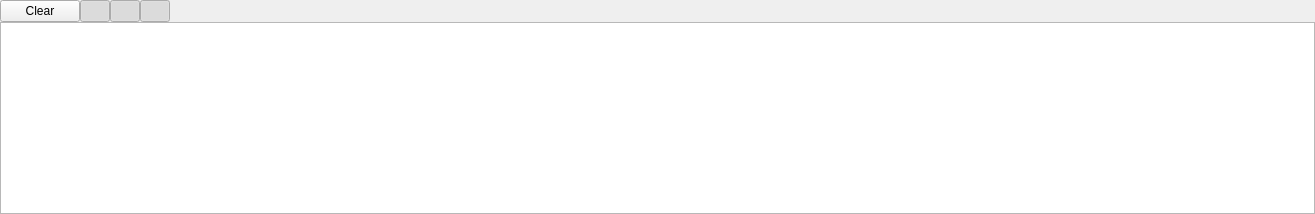
              <widget class="QWidget" name="tabConsole">
               <property name="minimumSize">
                <size>
                 <width>0</width>
                 <height>0</height>
                </size>
               </property>
               <attribute name="title">
                <string>Console</string>
               </attribute>
               <layout class="QHBoxLayout" name="horizontalLayout_6">
                <property name="spacing">
                 <number>0</number>
                </property>
                <property name="leftMargin">
                 <number>0</number>
                </property>
                <property name="topMargin">
                 <number>0</number>
                </property>
                <property name="rightMargin">
                 <number>0</number>
                </property>
                <property name="bottomMargin">
                 <number>0</number>
                </property>
                <item>
                 <layout class="QGridLayout" name="gridLayout_2">
                  <property name="rightMargin">
                   <number>0</number>
                  </property>
                  <property name="spacing">
                   <number>0</number>
                  </property>
                  <item row="1" column="0">
                   <layout class="QVBoxLayout" name="tabConsoleLayoutConsole">
                    <property name="spacing">
                     <number>0</number>
                    </property>
                    <item>
                     <widget class="DirectusConsole" name="directusConsole">
                      <property name="frameShape">
                       <enum>QFrame::StyledPanel</enum>
                      </property>
                      <property name="frameShadow">
                       <enum>QFrame::Sunken</enum>
                      </property>
                      <property name="autoFormatting">
                       <set>QTextEdit::AutoNone</set>
                      </property>
                      <property name="tabChangesFocus">
                       <bool>false</bool>
                      </property>
                      <property name="readOnly">
                       <bool>true</bool>
                      </property>
                     </widget>
                    </item>
                   </layout>
                  </item>
                  <item row="0" column="0">
                   <layout class="QVBoxLayout" name="tabConsoleLayoutToolbar">
                    <property name="spacing">
                     <number>0</number>
                    </property>
                    <item>
                     <widget class="QWidget" name="tabConsoleToolbar" native="true">
                      <layout class="QHBoxLayout" name="horizontalLayout_5">
                       <property name="spacing">
                        <number>0</number>
                       </property>
                       <property name="leftMargin">
                        <number>0</number>
                       </property>
                       <property name="topMargin">
                        <number>0</number>
                       </property>
                       <property name="rightMargin">
                        <number>0</number>
                       </property>
                       <property name="bottomMargin">
                        <number>0</number>
                       </property>
                       <item>
                        <widget class="QPushButton" name="buttonConsoleClear">
                         <property name="sizePolicy">
                          <sizepolicy hsizetype="Preferred" vsizetype="Preferred">
                           <horstretch>0</horstretch>
                           <verstretch>0</verstretch>
                          </sizepolicy>
                         </property>
                         <property name="text">
                          <string>Clear</string>
                         </property>
                        </widget>
                       </item>
                       <item>
                        <widget class="QPushButton" name="buttonConsoleInfo">
                         <property name="maximumSize">
                          <size>
                           <width>30</width>
                           <height>16777215</height>
                          </size>
                         </property>
                         <property name="text">
                          <string/>
                         </property>
                         <property name="checkable">
                          <bool>true</bool>
                         </property>
                         <property name="checked">
                          <bool>true</bool>
                         </property>
                        </widget>
                       </item>
                       <item>
                        <widget class="QPushButton" name="buttonConsoleWarnings">
                         <property name="maximumSize">
                          <size>
                           <width>30</width>
                           <height>16777215</height>
                          </size>
                         </property>
                         <property name="baseSize">
                          <size>
                           <width>0</width>
                           <height>0</height>
                          </size>
                         </property>
                         <property name="text">
                          <string/>
                         </property>
                         <property name="checkable">
                          <bool>true</bool>
                         </property>
                         <property name="checked">
                          <bool>true</bool>
                         </property>
                        </widget>
                       </item>
                       <item>
                        <widget class="QPushButton" name="buttonConsoleErrors">
                         <property name="sizePolicy">
                          <sizepolicy hsizetype="Minimum" vsizetype="Minimum">
                           <horstretch>0</horstretch>
                           <verstretch>0</verstretch>
                          </sizepolicy>
                         </property>
                         <property name="maximumSize">
                          <size>
                           <width>30</width>
                           <height>16777215</height>
                          </size>
                         </property>
                         <property name="text">
                          <string/>
                         </property>
                         <property name="checkable">
                          <bool>true</bool>
                         </property>
                         <property name="checked">
                          <bool>true</bool>
                         </property>
                        </widget>
                       </item>
                       <item>
                        <spacer name="horizontalSpacer_4">
                         <property name="orientation">
                          <enum>Qt::Horizontal</enum>
                         </property>
                         <property name="sizeHint" stdset="0">
                          <size>
                           <width>1145</width>
                           <height>15</height>
                          </size>
                         </property>
                        </spacer>
                       </item>
                      </layout>
                     </widget>
                    </item>
                   </layout>
                  </item>
                 </layout>
                </item>
               </layout>
              </widget>
